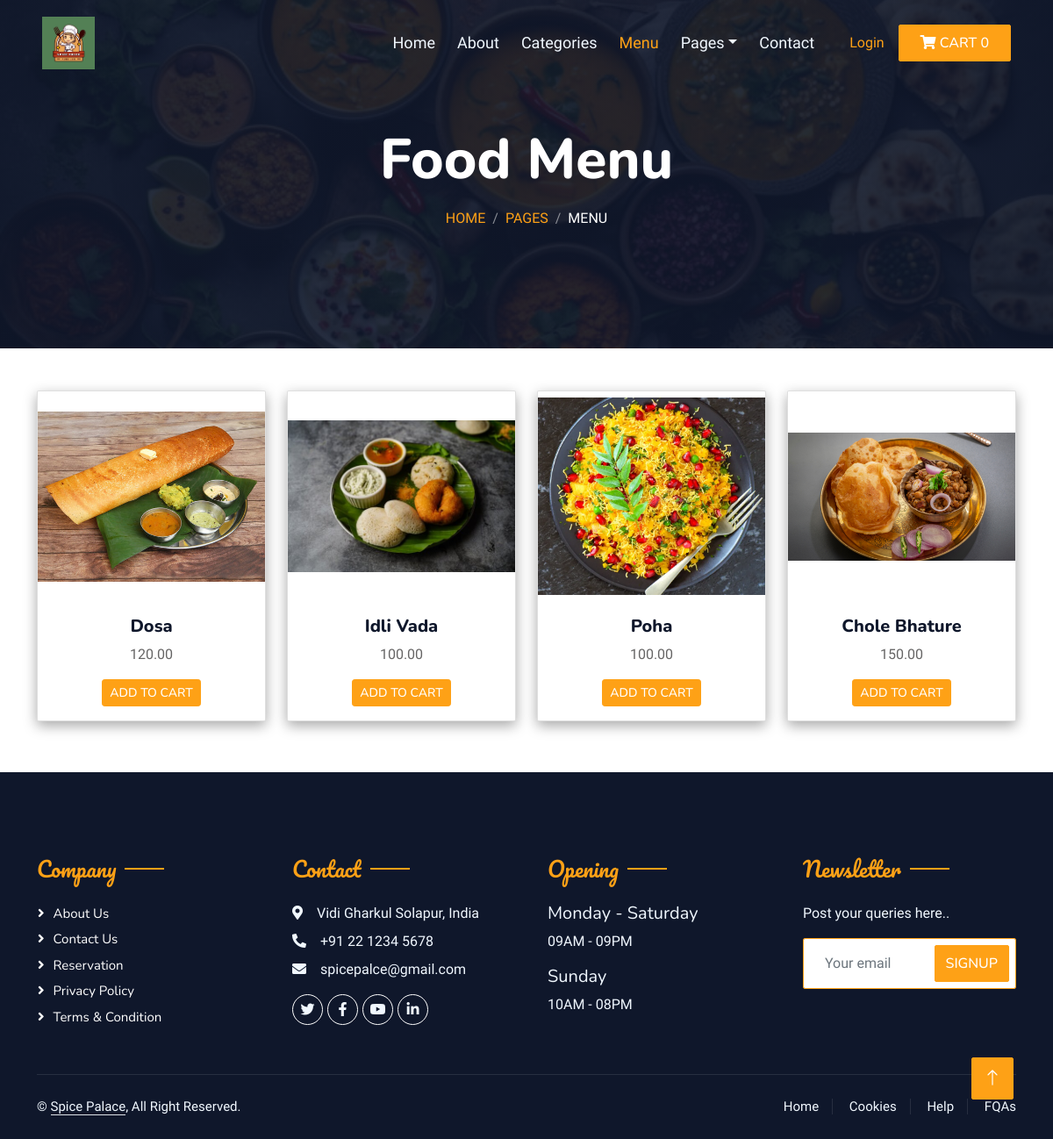
The page /frontend/category-foods.php?category_id=41 on the database its author committed.
### tables this page shows
CREATE TABLE `tbl_food` (
  `id` int(10) UNSIGNED NOT NULL,
  `title` varchar(100) NOT NULL,
  `description` text NOT NULL,
  `price` decimal(10,2) NOT NULL,
  `image_name` varchar(255) NOT NULL,
  `category_id` int(10) UNSIGNED NOT NULL,
  `featured` varchar(10) NOT NULL,
  `active` varchar(10) NOT NULL,
  `stock` int(100) UNSIGNED NOT NULL
);

### frontend/category-foods.php (the view, shortened to what this page needs)
<?php include('config/constants.php'); ?>
<!DOCTYPE html>
<html lang="en">
<head>
    <link href="https://cdnjs.cloudflare.com/ajax/libs/font-awesome/5.10.0/css/all.min.css" rel="stylesheet">
    <link href="https://cdn.jsdelivr.net/npm/bootstrap-icons@1.4.1/font/bootstrap-icons.css" rel="stylesheet">
    <link href="lib/animate/animate.min.css" rel="stylesheet">
    <link href="lib/owlcarousel/assets/owl.carousel.min.css" rel="stylesheet">
    <link href="lib/tempusdominus/css/tempusdominus-bootstrap-4.min.css" rel="stylesheet" />
    <link href="css/bootstrap.min.css" rel="stylesheet">
    <link href="css/style.css" rel="stylesheet">
</head>
<body>
    <div class="container-xxl bg-white p-0">
        <div class="container-xxl position-relative p-0">
            <nav class="navbar navbar-expand-lg navbar-dark bg-dark px-4 px-lg-5 py-3 py-lg-0">
                <a href="<?php echo SITEURL; ?>" class="navbar-brand p-0">
                    <img src="../images/logo.png" alt="Logo">
                </a>
                <div class="collapse navbar-collapse" id="navbarCollapse">
                    <div class="navbar-nav ms-auto py-0 pe-4">
                        <a href="index.php" class="nav-item nav-link">Home</a>
                        <a href="about.php" class="nav-item nav-link">About</a>
                        <a href="categories.php" class="nav-item nav-link">Categories</a>
                        <a href="menu.php" class="nav-item nav-link active">Menu</a>
                        <div class="nav-item dropdown">
                            <a href="#" class="nav-link dropdown-toggle" data-bs-toggle="dropdown">Pages</a>
                        </div>
                        <a href="contact.php" class="nav-item nav-link">Contact</a>
                    </div>
                    <?php
                    if (isset($_SESSION['user'])) {
                        $username = $_SESSION['user'];
                    ?>
                        <div class="nav-item dropdown">
                            <a href="#" class="nav-link dropdown-toggle" data-bs-toggle="dropdown"><?php echo $username; ?></a>
                            <div class="dropdown-menu m-0">
                                <a href="myaccount.php" class="dropdown-item">My Account</a>
                                <a href="logout.php" class="dropdown-item">Logout</a>
                            </div>
                        </div>
                    <?php
                    } else {
                    ?>
                        <a href="login.php" class="nav-item nav-link">Login</a>
                    <?php
                    }
                    ?>
                    <?php
                    $count = 0;
                    ?>
                    <a href="mycart.php" class="btn btn-primary py-2 px-4"><i class="fas fa-shopping-cart"></i><span> Cart <?php echo $count; ?></span></a>
                </div>
            </nav>
            <div class="container-xxl py-5 bg-dark hero-header mb-5">
                <div class="container text-center my-5 pt-5 pb-4">
                    <h1 class="display-3 text-white mb-3 animated slideInDown">Food Menu</h1>
                    <nav aria-label="breadcrumb">
                        <ol class="breadcrumb justify-content-center text-uppercase">
                            <li class="breadcrumb-item"><a href="#">Home</a></li>
                            <li class="breadcrumb-item"><a href="#">Pages</a></li>
                            <li class="breadcrumb-item text-white active" aria-current="page">Menu</li>
                        </ol>
                    </nav>
                </div>
            </div>
        </div>
        <?php
        if (isset($_GET['category_id'])) {
            $category_id = $_GET['category_id'];
        } else {
            header('location:' . SITEURL);
        }
        ?>
        <div class="container">
            <div class="row">
                <?php
                $sql2 = "SELECT * FROM tbl_food WHERE category_id=$category_id";
                $res2 = mysqli_query($conn, $sql2);
                $count2 = mysqli_num_rows($res2);
                if ($count2 > 0) {
                    while ($row2 = mysqli_fetch_assoc($res2)) {
                        $title = $row2['title'];
                        $price = $row2['price'];
                        $image_name = $row2['image_name'];
                ?>
                        <div class="col-lg-3">
                            <div class="card">
                                <img src="<?php echo SITEURL; ?>../images/food/<?php echo $image_name; ?>" class="card-img-top" alt="...">
                                <div class="card-body text-center">
                                    <form action="manage-cart.php" method="POST">
                                        <h5 class="card-title"><?php echo $title; ?></h5>
                                        <p class="card-text"><?php echo $price; ?></p>
                                        <button type="submit" name="Add_To_Cart" class="btn btn-primary btn-sm">Add To Cart</button>
                                    </form>
                                </div>
                            </div>
                        </div>
                <?php
                    }
                } else {
                }
                ?>
            </div>
        </div>
        <div class="container-fluid bg-dark text-light footer pt-5 mt-5 wow fadeIn" data-wow-delay="0.1s">
            <div class="container py-5">
                <div class="row g-5">
                    <div class="col-lg-3 col-md-6">
                        <h4 class="section-title ff-secondary text-start text-primary fw-normal mb-4">Company</h4>
                        <a class="btn btn-link" href="">About Us</a>
                        <a class="btn btn-link" href="">Contact Us</a>
                        <a class="btn btn-link" href="">Reservation</a>
                        <a class="btn btn-link" href="">Privacy Policy</a>
                        <a class="btn btn-link" href="">Terms & Condition</a>
                    </div>
                    <div class="col-lg-3 col-md-6">
                        <h4 class="section-title ff-secondary text-start text-primary fw-normal mb-4">Contact</h4>
                        <p class="mb-2"><i class="fa fa-map-marker-alt me-3"></i>Vidi Gharkul Solapur, India</p>
                        <p class="mb-2"><i class="fa fa-phone-alt me-3"></i>+91 22 1234 5678</p>
                        <p class="mb-2"><i class="fa fa-envelope me-3"></i>spicepalce@gmail.com</p>
                        <div class="d-flex pt-2">
                            <a class="btn btn-outline-light btn-social" href=""><i class="fab fa-twitter"></i></a>
                            <a class="btn btn-outline-light btn-social" href=""><i class="fab fa-facebook-f"></i></a>
                            <a class="btn btn-outline-light btn-social" href=""><i class="fab fa-youtube"></i></a>
                            <a class="btn btn-outline-light btn-social" href=""><i class="fab fa-linkedin-in"></i></a>
                        </div>
                    </div>
                    <div class="col-lg-3 col-md-6">
                        <h4 class="section-title ff-secondary text-start text-primary fw-normal mb-4">Opening</h4>
                        <h5 class="text-light fw-normal">Monday - Saturday</h5>
                        <p>09AM - 09PM</p>
                        <h5 class="text-light fw-normal">Sunday</h5>
                        <p>10AM - 08PM</p>
                    </div>
                    <div class="col-lg-3 col-md-6">
                        <h4 class="section-title ff-secondary text-start text-primary fw-normal mb-4">Newsletter</h4>
                        <p>Post your queries here..</p>
                        <div class="position-relative mx-auto" style="max-width: 400px;">
                            <input class="form-control border-primary w-100 py-3 ps-4 pe-5" type="text" placeholder="Your email">
                            <button type="button" class="btn btn-primary py-2 position-absolute top-0 end-0 mt-2 me-2">SignUp</button>
                        </div>
                    </div>
                </div>
            </div>
            <div class="container">
                <div class="copyright">
                    <div class="row">
                        <div class="col-md-6 text-center text-md-start mb-3 mb-md-0">
                            &copy; <a class="border-bottom" href="#">Spice Palace</a>, All Right Reserved.
                        </div>
                        <div class="col-md-6 text-center text-md-end">
                            <div class="footer-menu">
                                <a href="">Home</a>
                                <a href="">Cookies</a>
                                <a href="">Help</a>
                                <a href="">FQAs</a>
                            </div>
                        </div>
                    </div>
                </div>
            </div>
        </div>
        <a href="#" class="btn btn-lg btn-primary btn-lg-square back-to-top"><i class="bi bi-arrow-up"></i></a>
    </div>
</body>
</html>

### frontend/css/style.css (style rules this page uses)
:root { --primary: #fea116; --light: #f1f8ff; --dark: #0f172b; }
.ff-secondary { font-family: "Pacifico", cursive; }
.back-to-top { position: fixed; display: none; right: 45px; bottom: 45px; z-index: 99; }
.btn { font-family: "Nunito", sans-serif; font-weight: 500; text-transform: uppercase; transition: 0.5s; }
.btn.btn-primary, .btn.btn-secondary { color: #ffffff; }
.btn-lg-square { width: 48px; height: 48px; }
.btn-square, .btn-sm-square, .btn-lg-square { padding: 0; display: flex; align-items: center; justify-content: center; font-weight: normal; border-radius: 2px; }
.navbar-dark .navbar-nav .nav-link { position: relative; margin-left: 25px; padding: 35px 0; font-size: 18px; color: var(--light) !important; font-weight: 500; outline: none; transition: 0.5s; }
.navbar-dark .navbar-nav .nav-link:hover, .navbar-dark .navbar-nav .nav-link.active { color: var(--primary) !important; }
.navbar-dark .navbar-brand img { max-height: 60px; transition: 0.5s; }
@media (min-width: 992px) { .navbar-dark { position: absolute; width: 100%; top: 0; left: 0; z-index: 999; background: transparent !important; } }
.hero-header { background: linear-gradient(rgba(15, 23, 43, 0.9), rgba(15, 23, 43, 0.9)), url(../images/bg_homepage.jpg); background-position: center center; background-repeat: no-repeat; background-size: cover; }
.breadcrumb-item + .breadcrumb-item::before { color: rgba(255, 255, 255, 0.5); }
.section-title { position: relative; display: inline-block; }
.section-title::before { position: absolute; content: ""; width: 45px; height: 2px; top: 50%; left: -55px; margin-top: -1px; background: var(--primary); }
.section-title::after { position: absolute; content: ""; width: 45px; height: 2px; top: 50%; right: -55px; margin-top: -1px; background: var(--primary); }
.section-title.text-start::before, .section-title.text-end::after { display: none; }
.footer .btn.btn-social { margin-right: 5px; width: 35px; height: 35px; display: flex; align-items: center; justify-content: center; color: var(--light); border: 1px solid #ffffff; border-radius: 35px; transition: 0.3s; }
.footer .btn.btn-link { display: block; margin-bottom: 5px; padding: 0; text-align: left; color: #ffffff; font-size: 15px; font-weight: normal; text-transform: capitalize; transition: 0.3s; }
.footer .btn.btn-link::before { position: relative; content: "\f105"; font-family: "Font Awesome 5 Free"; font-weight: 900; margin-right: 10px; }
.footer .copyright { padding: 25px 0; font-size: 15px; border-top: 1px solid rgba(256, 256, 256, 0.1); }
.footer .copyright a { color: var(--light); }
.footer .footer-menu a { margin-right: 15px; padding-right: 15px; border-right: 1px solid rgba(255, 255, 255, 0.1); }
.footer .footer-menu a:last-child { margin-right: 0; padding-right: 0; border-right: none; }
.card { margin: 0 auto; float: none; margin-bottom: 10px; box-shadow: rgba(0, 0, 0, 0.35) 0px 5px 15px; }
.card-img-top { width: 100%; height: 30vh; object-fit: contain; }

### rows shown on the page
tbl_food: image_name (picture), title "Dosa", price "120.00"
tbl_food: image_name (picture), title "Idli Vada", price "100.00"
tbl_food: image_name (picture), title "Poha", price "100.00"
tbl_food: image_name (picture), title "Chole Bhature", price "150.00"

### other values the page prints
$count "0"
